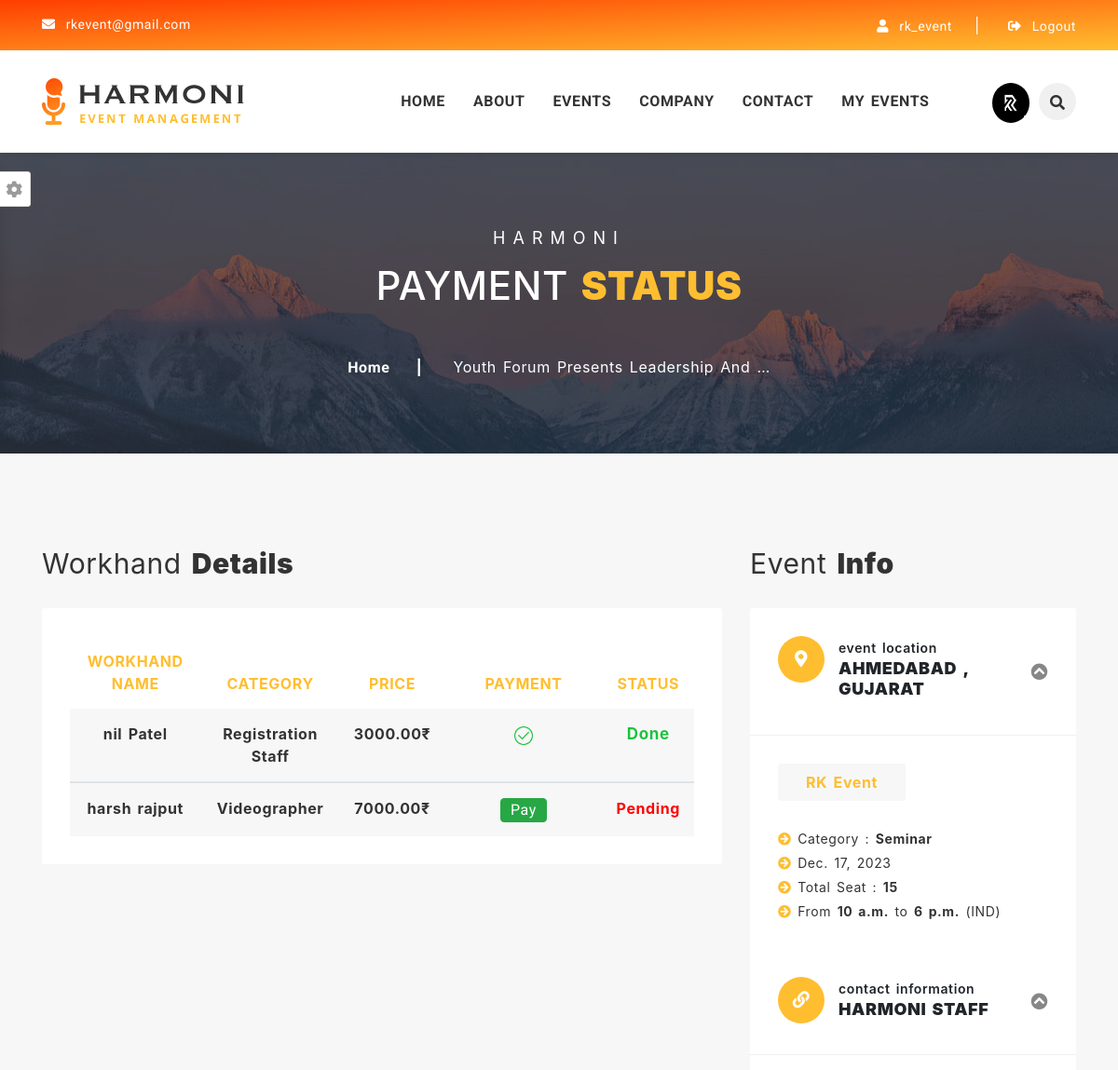
The app's page /payment/youth-forum-presents-leadership-and-team-building-seminar (signed in, upper part), older data.
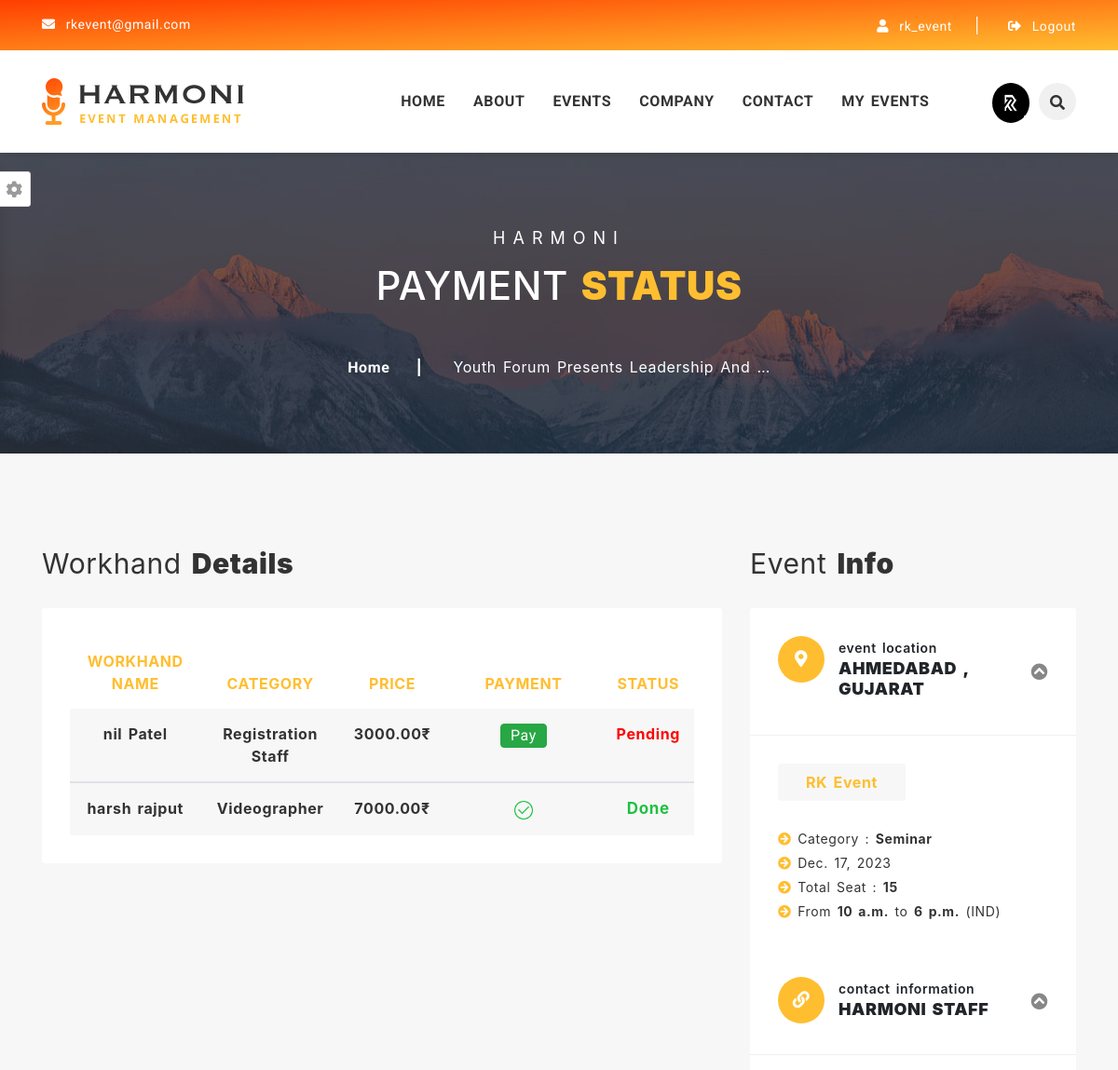
The same page, newer data.
### event_data/models.py (models this page shows, shortened)
class profile_pics(models.Model):
    User = models.OneToOneField(User, on_delete=models.CASCADE)
    image = models.ImageField(default='default.jpg', upload_to = 'profile_img/')

class Event(models.Model):
    event_name = models.CharField(max_length=255)
    description = RichTextField(null=True)
    start_datetime = models.DateTimeField(default = datetime.now)
    end_datetime = models.DateTimeField(default=datetime.now)
    total_workhand = models.IntegerField(default=11)
    total_price = models.IntegerField(null=True)
    street_address = models.CharField(max_length=250)
    city_id = models.ForeignKey('City', on_delete=models.CASCADE)
    state_id = models.ForeignKey('State' , on_delete=models.CASCADE)
    event_category_id = models.ForeignKey('Event_category',on_delete=models.CASCADE,default=False)
    event_subcategory_id = models.ForeignKey('Event_subcategory',on_delete=models.CASCADE,null=True)
    company_id = models.ForeignKey('company',on_delete=models.CASCADE,default=False)
    slug = models.SlugField(unique = True , null=True , blank=True , max_length=100) #if any issue with slug try blank=true

class Event_Registrations(models.Model):
    registration_date = models.DateField(default=datetime.now)
    event_workhand_id = models.ForeignKey('Event_workhand' , on_delete=models.CASCADE , default=None)
    workhand_id = models.ForeignKey('Workhand',on_delete=models.CASCADE)
    registration_status = models.BooleanField(default=False)
    event_id = models.ForeignKey('Event' , on_delete=models.CASCADE)
    company_id = models.ForeignKey('Company' , on_delete=models.CASCADE)
    payment_status = models.BooleanField(default=False)
    payment_date = models.DateField(default=datetime.now)

class Workhand(models.Model):
    first_name = models.CharField(max_length=255)
    last_name = models.CharField(max_length=255)
    email = models.EmailField()
    contact_number = models.CharField(max_length=12)
    street_address = models.CharField(max_length=200)
    city_id = models.ForeignKey('City', on_delete=models.CASCADE)
    state_id = models.ForeignKey('State' , on_delete=models.CASCADE)
    profilePic_path = models.ImageField(default = 'default.jpg' , upload_to = 'workhand_img/')
    Workhand_category_id = models.ForeignKey('Workhand_category' , on_delete=models.CASCADE)
    User_id = models.ForeignKey('auth.User',  on_delete=models.CASCADE)
    def __str__(self):
        return f"{self.first_name} {self.last_name}"

class Event_workhand(models.Model):
    Workhand_category_id = models.ForeignKey('Workhand_category' , on_delete=models.CASCADE)
    number_of_workhand = models.IntegerField(default=11)
    price = models.DecimalField(max_digits=10, decimal_places=2 , default = None)
    event_id = models.ForeignKey('Event' , on_delete=models.CASCADE)
    def __str__(self):
        return self.Workhand_category_id.workhand_category_name

class Workhand_category(models.Model):
    workhand_category_name = models.CharField(max_length=50)

class City(models.Model):
    city_name = models.CharField(max_length=255)
    state_id = models.ForeignKey('State' ,  on_delete=models.CASCADE)
    def __str__(self):
        return self.city_name

class State(models.Model):
    state_name = models.CharField(max_length=255)
    def __str__(self):
        return self.state_name

class Company(models.Model):
    name = models.CharField(max_length=255)
    email = models.EmailField()
    contact_number = models.CharField(max_length=12)
    street_address = models.CharField(max_length=200)
    city_id = models.ForeignKey('City', on_delete=models.CASCADE)
    state_id = models.ForeignKey('State' , on_delete=models.CASCADE)
    companyLogo_path = models.ImageField(default='default.jpg' , upload_to = 'company_img/')
    description = models.TextField(default=None)
    User_id = models.ForeignKey('auth.User', on_delete=models.CASCADE)
    def __str__(self):
        return self.name

class Event_subcategory(models.Model):
    Event_subcategory_name = models.CharField(max_length=100)
    Event_Category_id = models.ForeignKey('Event_Category' , on_delete=models.CASCADE)
    def __str__(self):
        return self.Event_subcategory_name

### company/views.py (the view)
# urls.py: path("payment/<slug>",views.payment , name="payment"),
@login_required(login_url="/accounts/login/")
@user_passes_test(lambda u: u.is_staff, login_url='/404-error/')
def payment(request,slug):
    event = Event.objects.get(slug=slug)
    Registered_workhand = Event_Registrations.objects.filter(event_id=event , registration_status=True)
    total_price = 0
    for i in Registered_workhand:
        total_price += i.event_workhand_id.price
    context = {
        'event' : event,
        'workhands' : Registered_workhand,
        'total_price' : total_price,
    }
    return render(request,'vendor/payment.html',context)

### templates/vendor/payment.html (shortened to what this page needs)
{% extends 'user/base.html' %}
{% load static %}
{% block content %}
		<section id="breadcrumb-section" class="breadcrumb-section clearfix">
			<div class="jarallax" style="background-image: url({% static 'assets/images/breadcrumb/0.breadcrumb-bg.jpg' %});">
				<div class="overlay-black">
					<div class="container">
						<div class="row justify-content-center">
							<div class="col-lg-6 col-md-12 col-sm-12">
								<div class="breadcrumb-title text-center mb-50">
									<span class="sub-title">Harmoni</span>
									<h2 class="big-title">Payment <strong>Status</strong></h2>
								</div>
								<div class="breadcrumb-list">
									<ul>
										<li class="breadcrumb-item"><a href="{% url 'index' %}" class="breadcrumb-link">Home</a></li>
										<li class="breadcrumb-item active" aria-current="page">{{event.event_name|truncatewords:5}}</li>
									</ul>
								</div>
							</div>
						</div>
					</div>
				</div>
			</div>
		</section>
		<section id="booking-section" class="booking-section bg-gray-light sec-ptb-100 clearfix">
			<div class="container">
				<div class="row">
					<div class="col-lg-8 col-md-12 col-sm-12">
						<div class="booking-content-wrapper">
							<div class="order-summary mb-50">
								<div class="section-title mb-30">
									<h2 class="big-title">Workhand <strong>Details</strong></h2>
								</div>
								<div class="order-summary-table table-responsive">
									{% if event.company_id.User_id == request.user %}
									<table class="table text-center">
										<thead>
											<tr>
												<th scope="col">Workhand Name</th>
												<th scope="col">Category</th>
												<th scope="col">Price</th>
												<th scope="col">Payment</th>
												<th scope="col">Status</th>
											</tr>
										</thead>
										<form id="razorpay-form" action="{% url 'payment' slug=event.slug %}" method="POST">
											{% for i in workhands %}
												<tbody>
														<tr class="bg-gray-light">
														<th scope="row">{{i.workhand_id}}</th>
														<td>{{i.event_workhand_id}}</td>
														<td>{{i.event_workhand_id.price}}₹</td>
														{% if  i.payment_status %}
														<td><img src="{% static 'assets/images/success/payment_success.png' %}" alt="" style="max-width:14%;"></td>
														{% else %}
														<td><a id="rzp-button{{i.id}}" class="btn btn-success p-0" style="width:50px; height=40px; color:white;">Pay</a></td>
														{% endif %}
														{% if  i.payment_status %}
														<td style="color:#1EC140; font-size:17px;">Done</td>
														{% else %}
														<td style="color:Red">Pending</td>
														{% endif %}
														</tr>
													{% endfor %}
													</form>
										{% endif %}
									</table>
								</div>
							</div>
						<div>
							<div class="reg-info mb-10">
								<div class="row">
							</div>
								</div>
							</div>
						</div>
					</div>
					<div class="col-lg-4 col-md-12 col-sm-12">
						<div class="sidebar-section">
							<div class="section-title mb-30">
								<h2 class="big-title">event <strong>info</strong></h2>
							</div>
							<div class="location-wrapper bg-white">
								<div class="title-wrapper">
									<small class="up-arrow-icon">
										<i class="fas fa-chevron-circle-up"></i>
									</small>
									<span class="icon">
										<i class="fas fa-map-marker-alt"></i>
									</span>
									<div class="title-content">
										<small>event location</small>
										<h3>{{event.city_id}} , {{event.state_id}}</h3>
									</div>
								</div>
								<div class="location-info-list ul-li-block clearfix">
									<span class="area-name">{{event.company_id}}</span>
									<ul>
										<li><i class="fas fa-arrow-circle-right"></i> Category : <strong>{{event.event_subcategory_id}}</strong></li>
										<li><i class="fas fa-arrow-circle-right"></i> {{event.start_datetime | date}}</li>
										<li><i class="fas fa-arrow-circle-right"></i> Total Seat : <strong>{{event.total_workhand}}</strong></li>
										<li><i class="fas fa-arrow-circle-right"></i> From <strong>{{event.start_datetime | time}}</strong> to <strong>{{event.end_datetime | time}}</strong> (IND)</li>
									</ul>
								</div>
								<div class="title-wrapper">
									<small class="up-arrow-icon">
										<i class="fas fa-chevron-circle-up"></i>
									</small>
									<span class="icon">
										<i class="fas fa-link"></i>
									</span>
									<div class="title-content">
										<small>contact information</small>
										<h3>harmoni staff</h3>
									</div>
								</div>
								<div class="contact-links ul-li-block clearfix">
								</div>
							</div>
						</div>
					</div>
				</div>
			</div>
		</section>
{% endblock content%}

### templates/user/base.html (shortened to what this page needs)
<!DOCTYPE html>
<html lang="en">
{% load static %}
<head>
		<link rel="stylesheet" type="text/css" href="{% static 'assets/css/bootstrap.min.css' %}">
		<link rel="stylesheet" type="text/css" href="{% static 'assets/css/fontawesome-all.css' %}">
		<link rel="stylesheet" type="text/css" href="{% static 'assets/css/flaticon.css' %}">
		<link rel="stylesheet" type="text/css" href="{% static 'assets/css/slick.css' %}">
		<link rel="stylesheet" type="text/css" href="{% static 'assets/css/slick-theme.css' %}">
		<link rel="stylesheet" type="text/css" href="{% static 'assets/css/animate.css' %}">
		<link rel="stylesheet" type="text/css" href="{% static 'assets/css/owl.carousel.min.css' %}">
		<link rel="stylesheet" type="text/css" href="{% static 'assets/css/owl.theme.default.min.css' %}">
		<link rel="stylesheet" type="text/css" href="{% static 'assets/css/magnific-popup.css' %}">
		<link rel="stylesheet" type="text/css" href="{% static 'assets/css/jquery.mCustomScrollbar.min.css' %}">
		<link rel="stylesheet" type="text/css" href="{% static 'assets/css/calendar.css' %}">
		<link rel="stylesheet" type="text/css" href="{% static 'assets/css/colors/style-switcher.css' %}">
		<link id="color_theme" rel="stylesheet" type="text/css" href="{% static 'assets/css/colors/default.css' %}">
		<link rel="stylesheet" type="text/css" href="{% static 'assets/css/style.css' %}">
	<link rel="stylesheet" href="https://cdnjs.cloudflare.com/ajax/libs/font-awesome/5.15.3/css/all.min.css">
        <link rel="stylesheet" href="{% static 'https://cdn.jsdelivr.net/npm/bootstrap@4.0.0/dist/css/bootstrap.min.css' %}">
	</head>
	<body class="default-header-p">
		<header id="header-section" class="header-section default-header-section auto-hide-header clearfix">
			<div class="header-top">
				<div class="container">
					<div class="row">
						<div class="col-lg-6">
							<div class="basic-contact">
								<ul>
									{% if user.is_authenticated %}
									<li>
										<a href="#!">
											<i class="fas fa-envelope"></i>
											{{user.email}}
										</a>
									</li>
									{% endif %}
								</ul>
							</div>
						</div>
						<div class="col-lg-6">
							<div class="register-login-group">
								<ul>
									<li>
										{% if user.is_authenticated %}
										<a href="{% url "profile" %}">
											<i class="fas fa-user"></i>
											{{user.username}}
										</a>
										{% else %}
										<a href="{% url 'register' %}">
											<i class="fas fa-user"></i>
											Register
										</a>
										{% endif %}
									</li>
									<li>
										{% if user.is_authenticated %}
										<a href="#" data-toggle="modal" data-target="#exampleModal">
											<i class="fas fa-sign-out-alt" data-toggle="modal" data-target="#exampleModalCenter"></i>
											Logout
										</a>
										{% else %}
										<a href="{% url 'login' %}" >
											<i class="fas fa-lock"></i>
											Login
										</a>
										{% endif %}
									</li>
								</ul>
							</div>
						</div>
					</div>
				</div>
			</div>
			<div class="header-bottom">
				<div class="container">
					<div class="row">
						<div class="col-lg-3">
							<div class="site-logo-wrapper">
								<a href="index-1.html" class="logo">
									<img src="{% static 'assets/images/0.site-logo.png' %}" alt="logo_not_found">
								</a>
							</div>
						</div>
						<div class="col-lg-9">
							<div class="mainmenu-wrapper">
								<div class="row">
									<div class="col-lg-10">
										<div class="menu-item-list ul-li clearfix">
											<ul>
												<li class="menu-item-has-children{% if active == 'home' %} active{% endif %}">
													<a href="{% url 'index' %}">home</a>
												</li>
												<li class="menu-item-has-children{% if active == 'about' %} active{% endif %}">
													<a href="{% url 'about' %}">about</a>
												</li>
												<li class="menu-item-has-children{% if active == 'event' %} active{% endif %}">
													<a href="{% url 'event' %}">events</a>
												</li>
												<li class="menu-item-has-children{% if active == 'vendor' %} active{% endif %}">
													<a href="{% url 'vendor' %}">Company</a>
												</li>
												<li class="menu-item-has-children{% if active == 'contact' %} active{% endif %}">
													<a href="{% url 'contact' %}">Contact</a>
												</li>
												{% if user.is_staff %}
													<li class="menu-item-has-children{% if active == 'myevent' %} active{% endif %}">
														<a href="{% url 'myevent' %}">My Events</a>
													</li>
												{% else %}
													<li class="menu-item-has-children{% if active == 'history' %} active{% endif %}">
														<a href="{% url 'history' %}">History</a>
													</li>
												{% endif %}
											</ul>
										</div>
									</div>
									<div class="col-lg-2">
										<div class="user-search-btn-group ul-li clearfix">
											<ul>
												<li>
													{% if user.profile_pics %}
													<a href="#">
														 <img src="{{user.profile_pics.image.url}}" class="rounded-circle" style="height: 43px; width: 150px;" ></img>
													</a>
													{% else %}
													<a href="#!">
														<i class="fas fa-user"></i>
													</a>
													{% endif %}
												</li>
												<li>
													<button type="button" class="toggle-overlay search-btn">
														<i class="fas fa-search"></i>
													</button>
												</li>
											</ul>
										</div>
									</div>
								</div>
							</div>
						</div>
					</div>
				</div>
			</div>
		</header>
        {% block content %}
        {% endblock content %}
	</body>
</html>

Row changes from the older to the newer data that the page shows:
changed Event_Registrations "nil Patel": payment_status: picture removed; payment_status "Done" → "Pay Pending"
changed Event_Registrations "harsh rajput": payment_status: picture added; payment_status "Pay Pending" → "Done"
